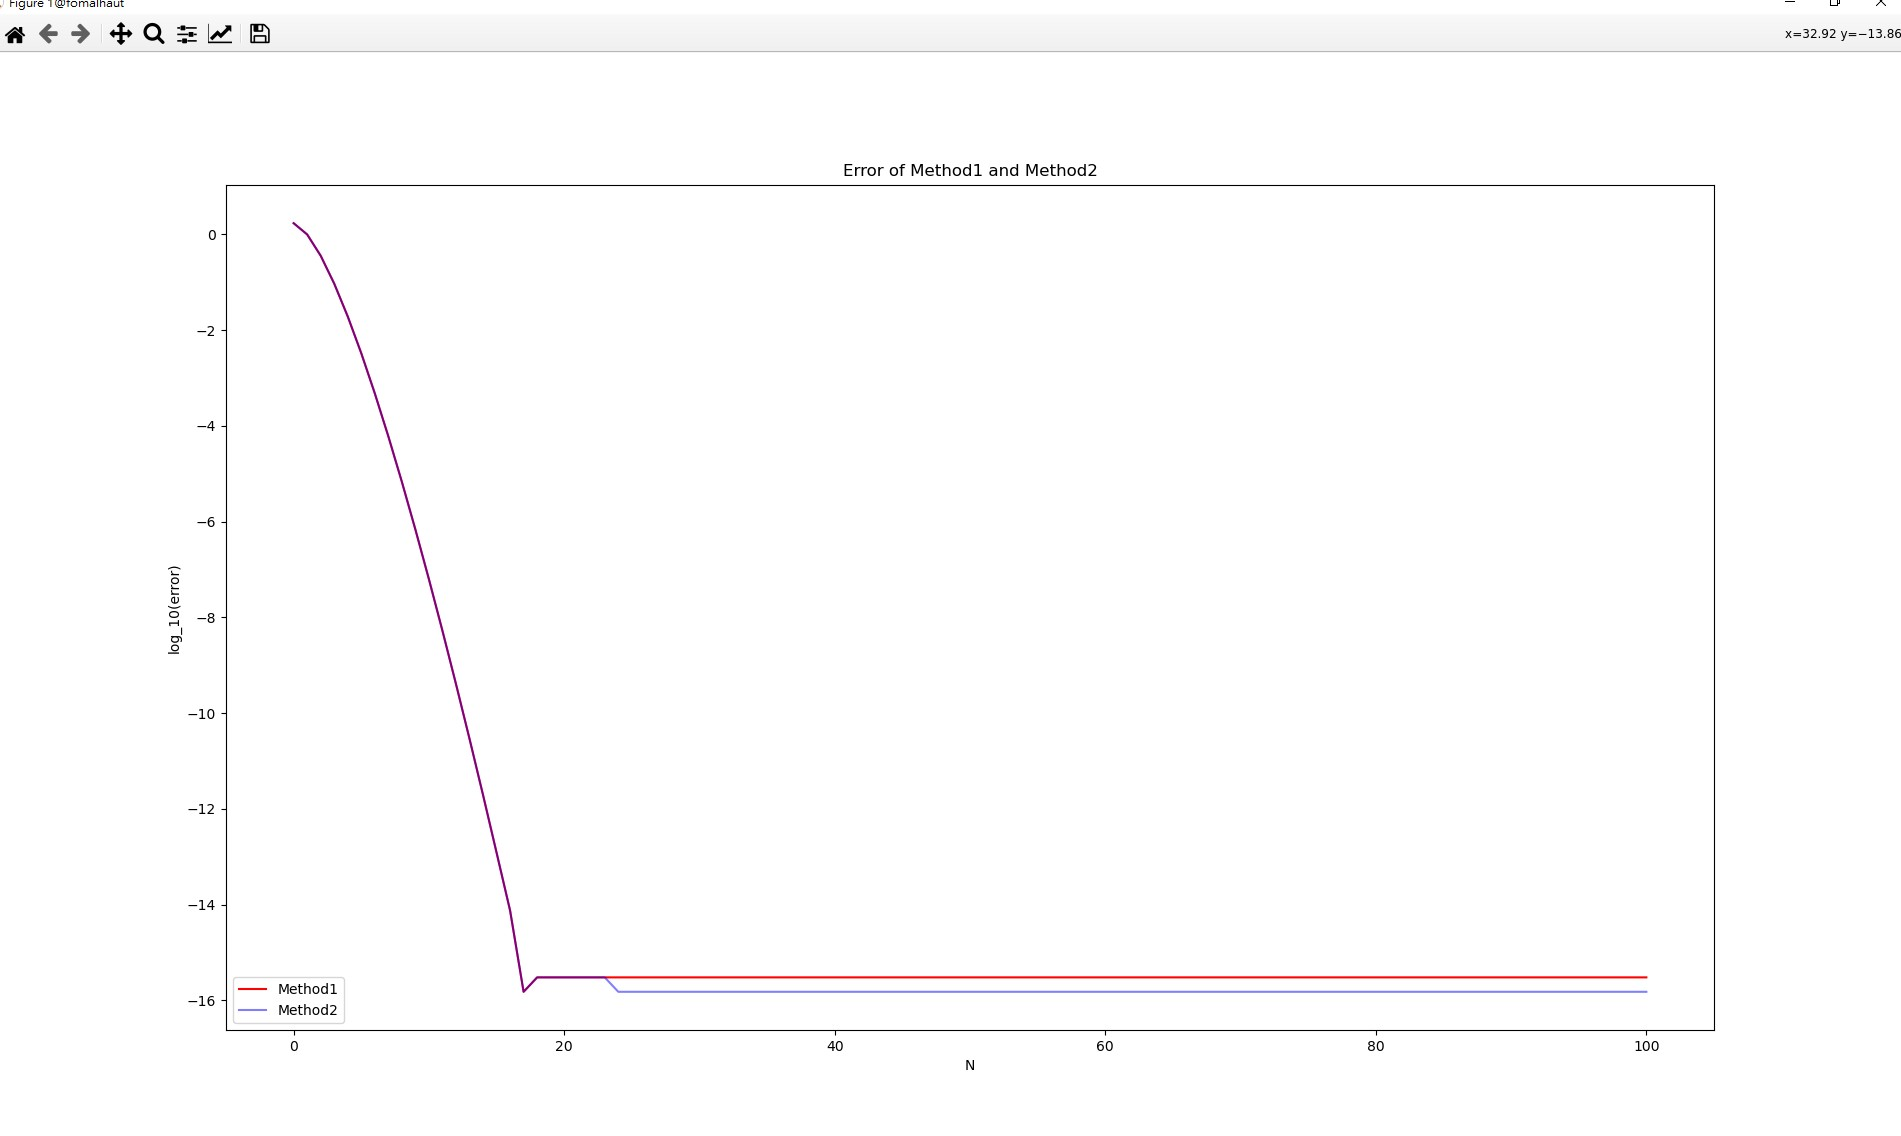

Write the Python code that produced this figure.
import numpy as np
import math
import matplotlib.pyplot as plt

element=0
SUM=0
result=0
x=1.
N=100
result1=[]
n=[]
result2 = np.exp(-1)
Error=[]
y=[]

for i in range(0,N+1):
    if i==0:
        element=1 #第0個數為1

        y= np.append(y,element) #A0, A1, A2... 的數列
        n= np.append(n,i)

        SUM=np.sum(y) #A0, A0+A1, A0+A1+A2... 
        
        error = math.log10(abs((SUM-result2)/result2))
        Error=np.append(Error, error)

       # plt.plot(n, Error, 'b', label='Method2')

    else:
        element = (-x/i)*element
       
        
        SUM = element+ np.sum(y)
        y= np.append(y,element) #A0, A1 ,A2... 的數列

        n= np.append(n,i)

        error = math.log10(abs((SUM-result2)/result2))
        Error=np.append(Error, error)

       # plt.plot(n, Error, 'b', label='Method2')

Result=0
Result1=[]
nn=[]
Result2 = np.exp(-1)
EError=[]

for j in range(0,N+1):
    Result += (-x)**j/math.factorial(j)

    nn= np.append(nn,j)
    Result1= np.append(Result1, Result)

    eerror = math.log10(abs((Result-Result2)/Result2))
    EError=np.append(EError, eerror)

   # plt.plot(nn, EError, 'r', label='Method1')

print(Error)
print(EError)

plt.plot(nn, EError, 'r', label='Method1', alpha = 1.0)
plt.plot(n, Error, 'b', label='Method2', alpha = 0.5)
plt.title("Error of Method1 and Method2")
plt.xlabel("N")
plt.ylabel("log_10(error)")
plt.legend(loc='lower left')
plt.show()
